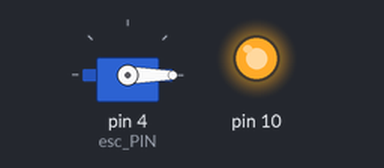
Simulated run of this sketch. Board: Arduino Uno, built with avr-gcc and run on an emulated ATmega328P. Shown: servo, output pins drawn as LEDs (lit = HIGH). Pins used as bus, display or sensor lines are not drawn; what the sketch prints to the serial monitor is not drawn.

Above: at 0.1 s.
At 3.1 s:
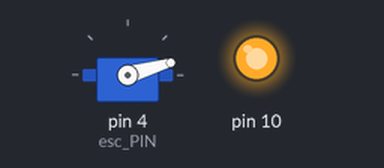
Timing chart, 0 to 4.6 s (numbered marks = the images above):
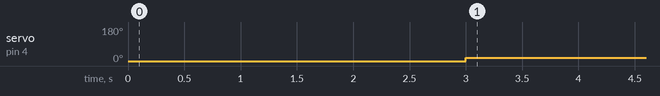

Measured:
- by itself, servo on pin 4 (esc_PIN): 0° → 16° at 3.0 s

The sketch:

Encoder_phase_and_RPM_with_filter.ino
```cpp
#include <SPI.h>
#include <Servo.h>
const int THROTTLE_US = 1090;
//
const int esc_PIN = 4;
const int CS_PIN = 5;


// Read angle (0x3FFF) using the “pipelined” read style:
// first transfer clocks in the response, second reads it out.
Servo esc;

uint16_t readAngle() {
  uint16_t angle;

  SPI.beginTransaction(SPISettings(1000000, MSBFIRST, SPI_MODE1)); // start slow

  digitalWrite(CS_PIN, LOW);
  delayMicroseconds(2);
  SPI.transfer16(0xFFFF);         // command frame for angle (0x3FFF read)
  digitalWrite(CS_PIN, HIGH);

  delayMicroseconds(2);

  digitalWrite(CS_PIN, LOW);
  delayMicroseconds(2);
  angle = SPI.transfer16(0x0000); // read response
  digitalWrite(CS_PIN, HIGH);

  SPI.endTransaction();

  return angle & 0x3FFF; // 14-bit angle
}
float computeRPM(uint16_t currentAngle) {
  static uint16_t prevAngle = 0;
  static unsigned long prevTime = 0;

  unsigned long currentTime = micros();

  // First call guard
  if (prevTime == 0) {
    prevAngle = currentAngle;
    prevTime = currentTime;
    return 0.0;
  }

  // Time difference in seconds
  float dt = (currentTime - prevTime) * 1e-6;
  if (dt <= 0) return 0.0;

  // Angle difference (signed)
  int32_t dAngle = (int32_t)currentAngle - (int32_t)prevAngle;

  // Handle wrap-around
  if (dAngle > 8192)  dAngle -= 16384;
  if (dAngle < -8192) dAngle += 16384;

  // Convert to revolutions
  float revolutions = (float)dAngle / 16384.0;

  // RPM
  float rpm = (revolutions / dt) * 60.0;

  // Update state
  prevAngle = currentAngle;
  prevTime = currentTime;

  return rpm;
}
float computeRPM_karol() {
  uint16_t raw1 = readAngle();
  unsigned long currentTime1 = micros();
  delayMicroseconds(10);
  uint16_t raw2 = readAngle();
  unsigned long currentTime2 = micros();

  float dt = (currentTime2 - currentTime1) * 1e-6;

  int32_t dAngle = (int32_t)raw2 - (int32_t)raw1;
  if (dAngle > 8192)  dAngle -= 16384;
  if (dAngle < -8192) dAngle += 16384;

  float revolutions = (float)dAngle / 16384.0;

  // RPM
  float rpm = (revolutions / dt) * 60.0;

  return rpm;

}

// --- 10-sample moving average for RPM ---
const int MA_N = 10;
float rpmBuf[MA_N] = {0};
float rpmSum = 0.0;
int rpmIdx = 0;
int rpmCount = 0;  // ramps up from 0..MA_N

float movingAverageRPM(float newRpm) {
  // remove the value we're about to overwrite
  rpmSum -= rpmBuf[rpmIdx];

  // store new value
  rpmBuf[rpmIdx] = newRpm;
  rpmSum += newRpm;

  // advance ring index
  rpmIdx = (rpmIdx + 1) % MA_N;

  // handle startup (first 9 samples)
  if (rpmCount < MA_N) rpmCount++;

  return rpmSum / rpmCount;
}

// --- fast EMA for RPM ---
static float rpmEma = 0.0f;
static bool  rpmInit = false;
const float ALPHA = 0.04f;   // 0.05..0.30 (smaller = smoother)

inline float ema(float x) {
  if (!rpmInit) { rpmEma = x; rpmInit = true; }
  else          { rpmEma += ALPHA * (x - rpmEma); }
  return rpmEma;
}

void setup() {
  Serial.begin(115200);

  pinMode(CS_PIN, OUTPUT);
  digitalWrite(CS_PIN, HIGH);

  SPI.begin();

  esc.attach(esc_PIN, 1000, 2000);                 // uses Servo library timing (~50 Hz)
  esc.writeMicroseconds(1000);
  delay(3000);

}

void loop() {
  /*
  esc.writeMicroseconds(THROTTLE_US);

   uint16_t raw = readAngle();
  uint16_t rawQ = quantizeTo1Deg(raw);
  float rpm = computeRPM(rawQ);
  float deg = raw * 360.0 / 16384.0;

  //float rpmSmooth = movingAverageRPM(rpm);

  //Serial.println(rpmSmooth, 2);
  Serial.println(deg, 2);
  delay(10);
  */
  esc.writeMicroseconds(THROTTLE_US);
  uint16_t raw  = readAngle();
  // If you want max speed, don't quantize:
  // float rpm = computeRPM(raw);
  float rpm = computeRPM(raw);
  float rpmSmooth = ema(rpm);

  Serial.println(rpmSmooth, 2);
  delay(10);
}
```
